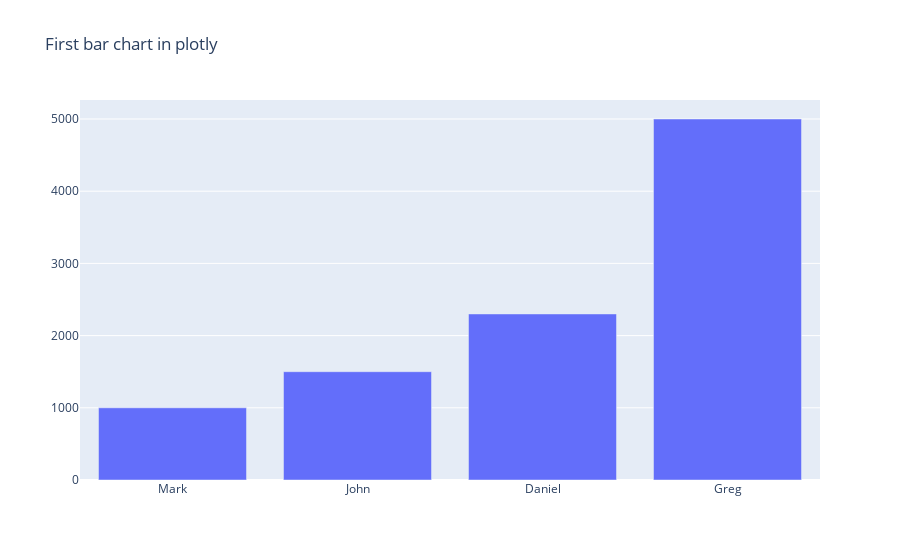

Notebook source saved alongside this figure:
### Code cell
fig.show()

### Figure 1 — Plotly figure (JSON) as saved in the notebook; plotly's stock layout.template omitted (floating-point values rounded to 4 significant figures)
{"data": [{"type": "bar", "x": ["Mark", "John", "Daniel", "Greg"], "y": [1000, 1500, 2300, 5000]}], "layout": {"autosize": true, "title": {"text": "First bar chart in plotly"}, "xaxis": {"autorange": true, "range": [-0.5, 3.5], "type": "category"}, "yaxis": {"autorange": true, "range": [0, 5263.0], "type": "linear"}}}
